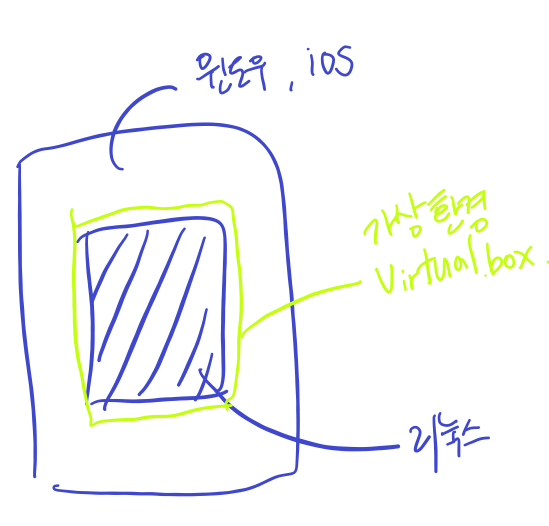
#> input picture 가상환경-16402369333951-16402381285551.png, 1098 x 1052 px, given in place of the camera (shown at 1/2 size)
$ jupyter execute --allow-errors opencv_05_point_processing.ipynb   (text cells are left out)
#> lines starting #> are read from the running program, lines starting #| are printed output that depends on the picture; after the words box and inside, x2 and y2 are one past the last pixel; in counts of white or black regions, pixels touching at a corner belong together
[cell 1]
import numpy as np
import cv2
import sys

[cell 2]
img = cv2.imread('./fig/lenna.bmp')

#> (the rest of this cell did not finish here and is left out)

[cell 3]
imgBGR = cv2.imread('./fig/lenna.bmp')

# imgHSV = cv2.cvtColor(imgBGR, cv2.COLOR_BGR2HSV)
#> (the rest of this cell did not finish here and is left out)

[cell 4]
import glob

img_list = glob.glob('../Ch_1_Opencv_Intro/fig/images/*.jpg')

cv2.namedWindow('image', cv2.WINDOW_NORMAL)
cv2.setWindowProperty('image', cv2.WND_PROP_FULLSCREEN,
                     cv2.WINDOW_FULLSCREEN)

idx = 0

#> (the rest of this cell did not finish here and is left out)

[cell 5]
img1 = np.zeros((400, 600, 3), np.uint8)
img2 = np.ones((400, 600, 3), np.uint8)*255
img3 = np.full((400, 600, 3), (255, 0, 255), np.uint8)

[cell 6]
src = cv2.imread('../Ch_2_Opencv_basic/fig/airplane.bmp')
mask = cv2.imread('../Ch_2_Opencv_basic/fig/mask_plane.bmp')
dst = cv2.imread('../Ch_2_Opencv_basic/fig/field.bmp')

cv2.copyTo(src, mask, dst)

cv2.imshow('src', src)
cv2.imshow('mask', mask)
cv2.imshow('dst', dst)

cv2.waitKey()
cv2.destroyAllWindows()

[cell 7]
cap = cv2.VideoCapture(0)

w = int(cap.get(cv2.CAP_PROP_FRAME_WIDTH))
h = int(cap.get(cv2.CAP_PROP_FRAME_HEIGHT))
fps = int(cap.get(cv2.CAP_PROP_FPS))

fourcc = cv2. cv2.VideoWriter_fourcc(*'DIVX')

out = cv2.VideoWriter('review.avi', fourcc, fps, (w, h))

if not cap.isOpened():
    print('failed')
    sys.exit()

while True:
    ret, frame = cap.read()
#> frame is the input picture: shape (1052, 1098, 3); mean B, G, R 248.4, 247.3, 245.9

    if not ret:
        print('video failed')
        break

    cv2.imshow('image', frame)

    out.write(frame)
    if cv2.waitKey(20) == 27:
#> (key e is pressed here)
        break

cap.release()
out.release()
cv2.destroyAllWindows()

[cell 8]
oldx = oldy = 0

def call_mouse(event, x, y, flags, params):
    global oldx, oldy

#     if event == cv2.EVENT_LBUTTONUP:
#         oldx, oldy = x, y
#         print('left btn up = ', x, y)

    if event == cv2.EVENT_LBUTTONDOWN:
        oldx, oldy = x, y
        print('left btn down = ', x, y)

    elif event == cv2.EVENT_MOUSEMOVE:
        if flags == cv2.EVENT_FLAG_LBUTTON:
            cv2.line(img, (oldx, oldy), (x, y),
                     (255, 0, 0), 5, cv2.LINE_AA)
            cv2.imshow('image', img)
            oldx, oldy = x, y


img = np.ones((480, 640, 3), dtype = np.uint8)*255


cv2.namedWindow('image')
cv2.setMouseCallback('image', call_mouse, img)


cv2.imshow('image', img)

while True:
    key = cv2.waitKey()
#> (key e is pressed here)
    if key == 27:
        break

    elif key == ord('s'):
        cv2.imwrite('sign.png', img)


cv2.destroyAllWindows()

[cell 9]
def call_trackbar(pos):
    img[:] = pos
    cv2.imshow('image', img)


img = np.zeros((480, 640), np.uint8)

cv2.namedWindow('image')
cv2.createTrackbar('level', 'image', 50, 255, call_trackbar)

cv2.imshow('image', img)
cv2.waitKey()
cv2.destroyAllWindows()

[cell 10]
def call_trackbar(pos):
    global mask
    img_glass = mask*pos
    cv2.imshow('image', img_glass)


img_alpha = cv2.imread('../Ch_2_Opencv_basic/fig/imgbin_sunglasses_1.png', cv2.IMREAD_UNCHANGED)
#> (the rest of this cell did not finish here and is left out)

[cell 11]
import matplotlib.pyplot as plt

[cell 12]
src = cv2.imread('./fig/lenna.bmp', 0)

#> (the rest of this cell did not finish here and is left out)

[cell 13]
src1 = cv2.imread('./fig/lenna256.bmp', cv2.IMREAD_GRAYSCALE)
src2 = np.zeros((256,256), dtype = np.uint8)

cv2.circle(src2, (128, 128), 100, 200, -1)
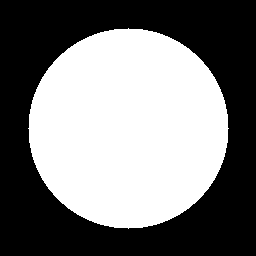
#> src2: shape (256, 256); values 0 (black) and 200 (white), 47.9% white; 1 white region, box (x1, y1, x2, y2) and area: (28, 28, 229, 229) 31417
cv2.circle(src2, (128, 128), 50, 50, -1)
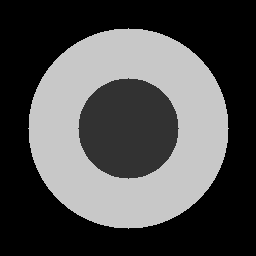
#> src2: shape (256, 256); 11.97% of pixels changed, all inside (x1, y1, x2, y2) = (78, 78, 179, 179)

#> (the rest of this cell did not finish here and is left out)

[cell 14]
src1 = np.zeros((256,256), np.uint8)
# src1[10:246, 10:127] = 255
cv2.rectangle(src1, (10, 10), (127, 248), 255, -1)
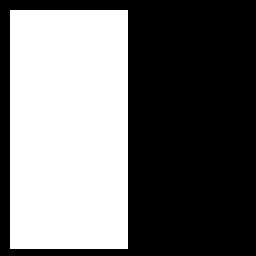
#> src1: shape (256, 256); 43% white; 1 white region, box (x1, y1, x2, y2) and area: (10, 10, 128, 249) 28202

src2 = np.zeros((256, 256), dtype = np.uint8)
cv2.circle(src2, (128, 128), 100, 255, -1)
# cv2.circle(src2, (128, 128), 50, 255, -1)

dst_bit_and = cv2.bitwise_and(src1, src2)
dst_bit_or = cv2.bitwise_or(src1, src2)
dst_bit_xor = cv2.bitwise_xor(src1, src2)
dst_bit_not= cv2.bitwise_not(src2)

plt.figure(figsize = (12, 6))
plt.subplot(231), plt.axis('off'), plt.imshow(src1, 'gray'), plt.title('src1')
plt.subplot(232), plt.axis('off'), plt.imshow(src2, 'gray'), plt.title('src2')
plt.subplot(233), plt.axis('off'), plt.imshow(dst_bit_and, 'gray'), plt.title('dst_bit_and')
plt.subplot(234), plt.axis('off'), plt.imshow(dst_bit_or, 'gray'), plt.title('dst_bit_or')
plt.subplot(235), plt.axis('off'), plt.imshow(dst_bit_xor, 'gray'), plt.title('dst_bit_xor')
plt.subplot(236), plt.axis('off'), plt.imshow(dst_bit_not, 'gray'), plt.title('dst_bit_not_src2')
plt.show()
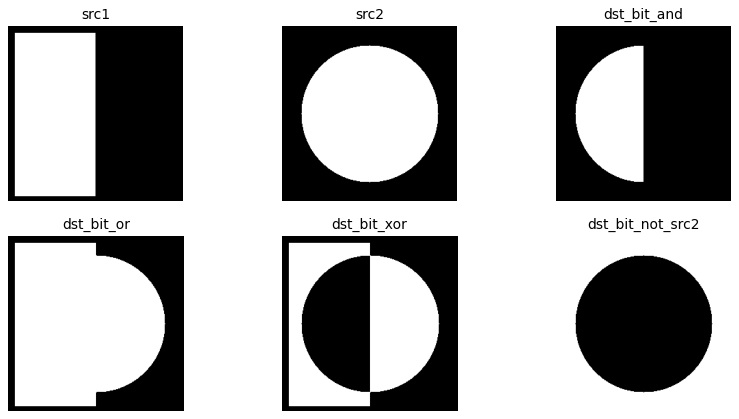
#> figure drawn by matplotlib, 6 panels

[cell 15]
src = cv2.imread('./fig/flowers.jpg', cv2.IMREAD_COLOR)

#> (the rest of this cell did not finish here and is left out)

[cell 16]
src = cv2.imread('./fig/lenna.bmp', cv2.IMREAD_GRAYSCALE)

hist = cv2.calcHist([src], [0], None, [256], [0, 256])
#> hist = 256 values from 0 to 0


cv2.imshow('src', src)
plt.plot(hist)
plt.show()
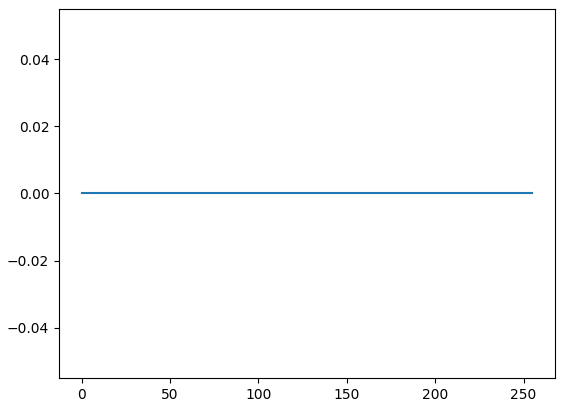
#> figure drawn by matplotlib, 1 panel

cv2.waitKey()
cv2.destroyAllWindows()

[cell 17]
src = cv2.imread('./fig/lenna.bmp', cv2.IMREAD_COLOR)

b = cv2.calcHist([src], [0], None, [256], [0, 256])
#> b = 256 values from 0 to 0
#> (the rest of this cell did not finish here and is left out)
